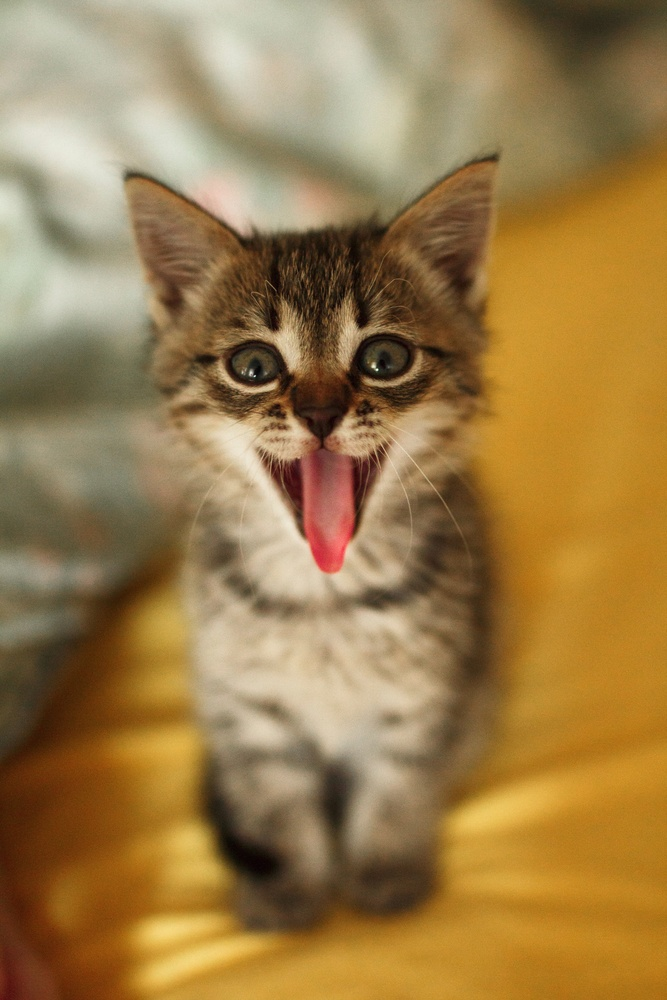
#> input picture Image to Pencil sketch/Cat.jpg, 667 x 1000 px, shrunk from 3265 x 4898 before the run
$ jupyter execute 'Image to Pencil  sketch.ipynb'
#> lines starting #> are read from the running program, lines starting #| are printed output that depends on the picture
[cell 1]
import cv2

# Read the image
image = cv2.imread('Cat.jpg')
#> image is the input picture: shape (1000, 667, 3); mean B, G, R 74.4, 124.7, 156

# Convert the image to RGB format
image = cv2.cvtColor(image, cv2.COLOR_BGR2RGB)

[cell 2]
image

[cell 3]
# Convert the image to grayscale
gray_image = cv2.cvtColor(image, cv2.COLOR_RGB2GRAY)
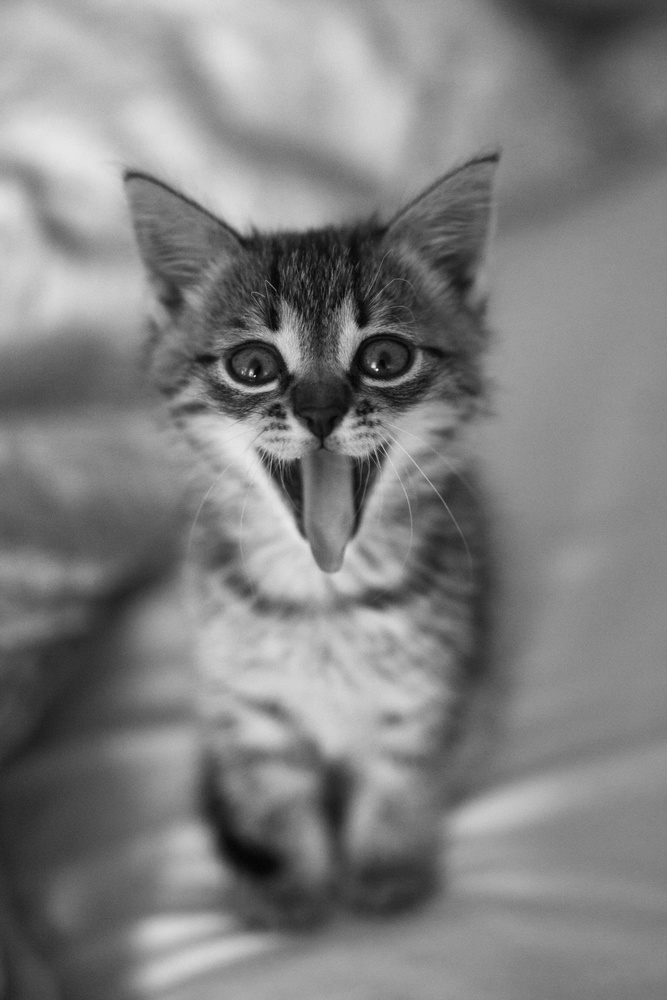
#> gray_image: shape (1000, 667); min 3, max 251, mean 128.4

[cell 4]
# Invert the grayscale image
inverted_image = cv2.bitwise_not(gray_image)
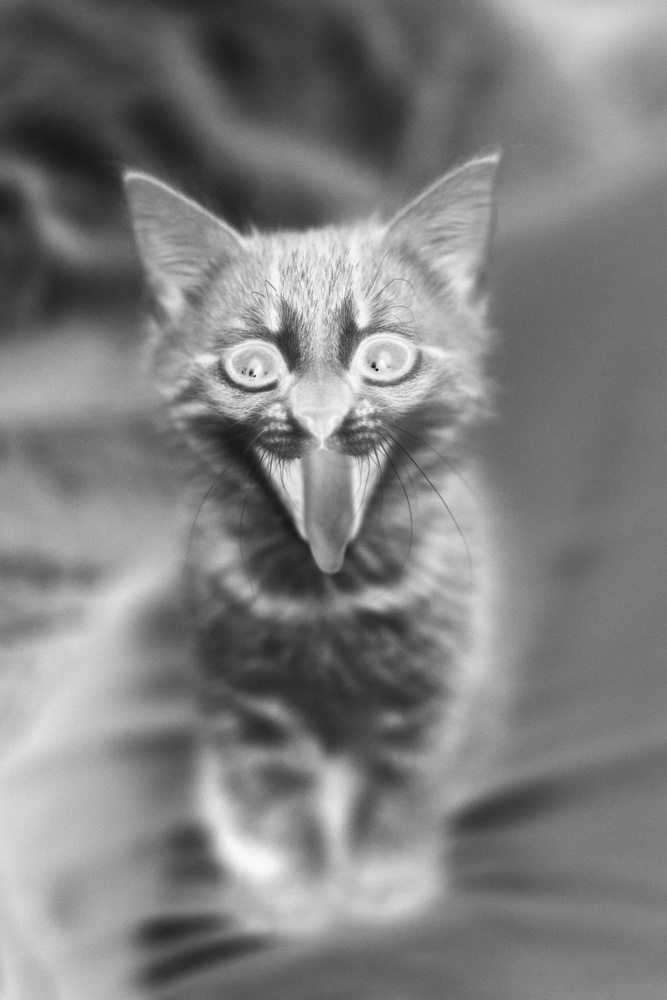
#> inverted_image: shape (1000, 667); min 4, max 252, mean 126.6

[cell 5]
# Create the pencil sketch by dividing grayscale image by inverted blurry image
blurred_image = cv2.GaussianBlur(inverted_image, (111, 111), 0)
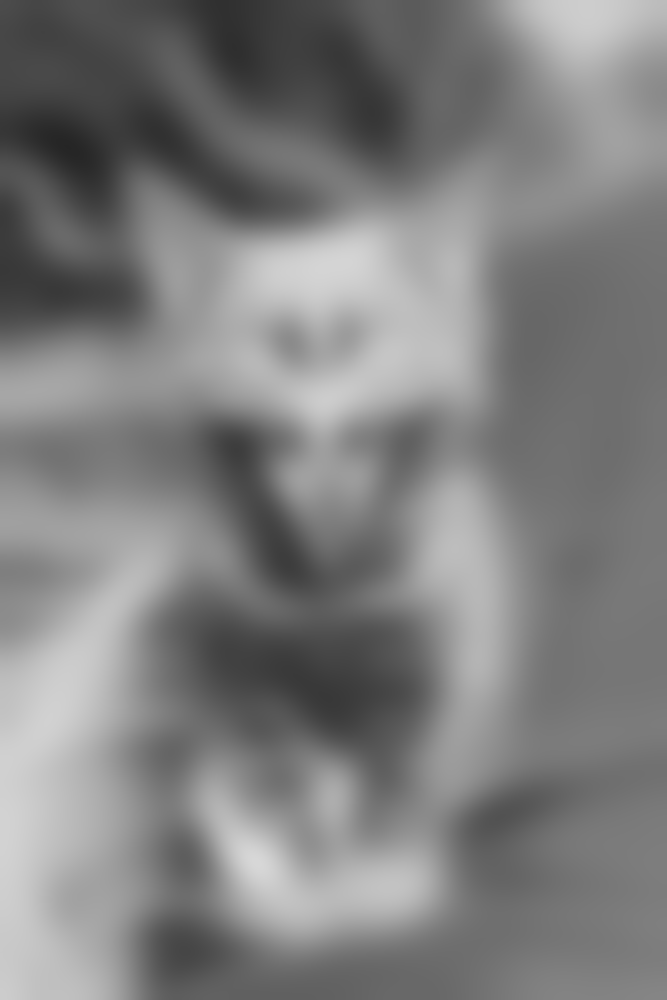
#> blurred_image: shape (1000, 667); min 37, max 215, mean 126.6
pencil_sketch = cv2.divide(gray_image, blurred_image, scale=256.0)
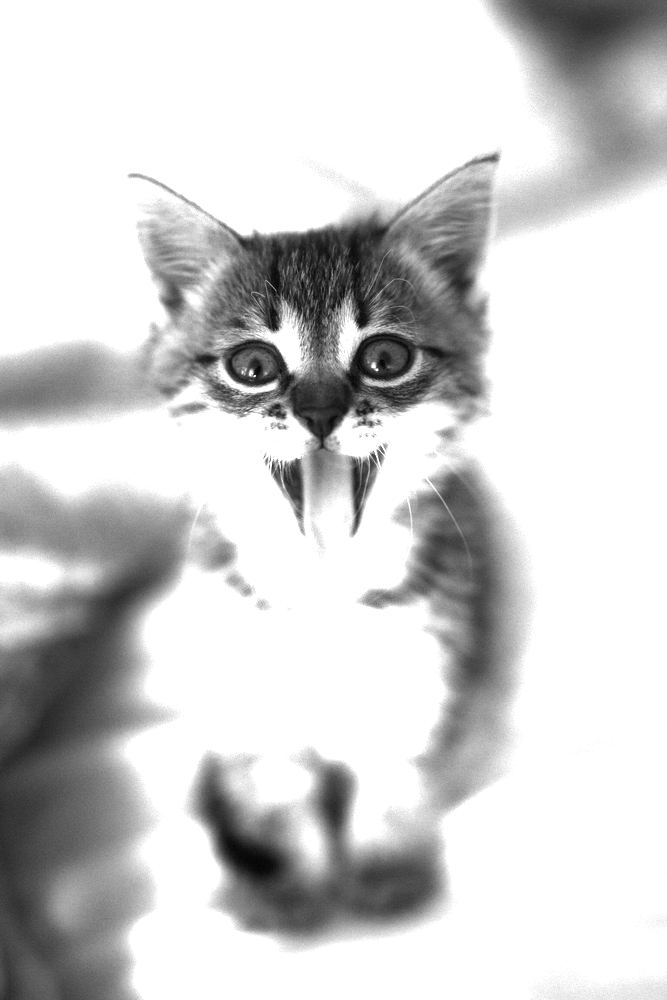
#> pencil_sketch: shape (1000, 667); min 4, max 255, mean 207.2
